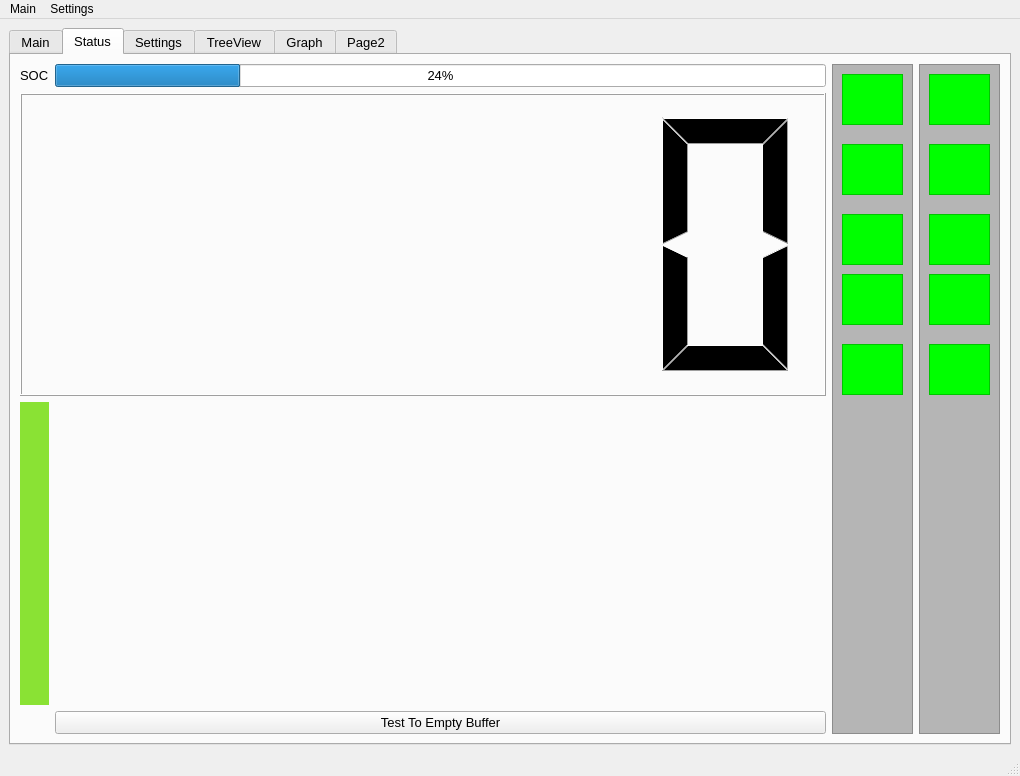
<?xml version="1.0" encoding="UTF-8"?>
<ui version="4.0">
 <class>MainWindow</class>
 <widget class="QMainWindow" name="MainWindow">
  <property name="geometry">
   <rect>
    <x>0</x>
    <y>0</y>
    <width>1020</width>
    <height>776</height>
   </rect>
  </property>
  <property name="windowTitle">
   <string>MainWindow</string>
  </property>
  <widget class="QWidget" name="centralwidget">
   <layout class="QGridLayout" name="gridLayout_2">
    <item row="1" column="0">
     <widget class="QTabWidget" name="tabWidget">
      <property name="font">
       <font>
        <pointsize>10</pointsize>
       </font>
      </property>
      <property name="currentIndex">
       <number>1</number>
      </property>
      <widget class="QWidget" name="tab">
       <attribute name="title">
        <string>Main</string>
       </attribute>
       <layout class="QGridLayout" name="gridLayout_5">
        <item row="0" column="0" colspan="2">
         <widget class="QLabel" name="batteryVoltage">
          <property name="text">
           <string>TextLabel</string>
          </property>
         </widget>
        </item>
        <item row="0" column="8" rowspan="6">
         <widget class="QLCDNumber" name="lcdPosX"/>
        </item>
        <item row="11" column="4" colspan="3">
         <widget class="QLabel" name="batteryVoltage_2">
          <property name="text">
           <string>Up_Down</string>
          </property>
         </widget>
        </item>
        <item row="8" column="3" rowspan="3" colspan="4">
         <widget class="QLCDNumber" name="lcdPos_Left"/>
        </item>
        <item row="12" column="1">
         <widget class="QDoubleSpinBox" name="stepInTurns">
          <property name="minimum">
           <double>0.100000000000000</double>
          </property>
          <property name="singleStep">
           <double>0.100000000000000</double>
          </property>
         </widget>
        </item>
        <item row="9" column="0">
         <widget class="QPushButton" name="pushButton_Left">
          <property name="text">
           <string/>
          </property>
          <property name="icon">
           <iconset>
            <normaloff>left.png</normaloff>left.png</iconset>
          </property>
         </widget>
        </item>
        <item row="2" column="2">
         <widget class="QCheckBox" name="closedLoopAxis0CheckBox">
          <property name="text">
           <string>Closed Loop Axis 0</string>
          </property>
         </widget>
        </item>
        <item row="9" column="2">
         <widget class="QPushButton" name="pushButton_Right">
          <property name="text">
           <string/>
          </property>
          <property name="icon">
           <iconset>
            <normaloff>right.png</normaloff>right.png</iconset>
          </property>
         </widget>
        </item>
        <item row="13" column="0" colspan="8">
         <widget class="QScrollBar" name="posXSlider">
          <property name="maximum">
           <number>100</number>
          </property>
          <property name="value">
           <number>50</number>
          </property>
          <property name="orientation">
           <enum>Qt::Horizontal</enum>
          </property>
         </widget>
        </item>
        <item row="2" column="3">
         <widget class="QLabel" name="errorAxis0">
          <property name="text">
           <string>Error Axis0</string>
          </property>
         </widget>
        </item>
        <item row="1" column="0">
         <widget class="QCheckBox" name="odriveConnect">
          <property name="text">
           <string>odriveConnect</string>
          </property>
         </widget>
        </item>
        <item row="10" column="1" rowspan="2">
         <widget class="QPushButton" name="pushButton_Down">
          <property name="text">
           <string/>
          </property>
          <property name="icon">
           <iconset>
            <normaloff>down.png</normaloff>down.png</iconset>
          </property>
         </widget>
        </item>
        <item row="3" column="2">
         <widget class="QCheckBox" name="closedLoopAxis1CheckBox">
          <property name="text">
           <string>Closed Loop Axis 1</string>
          </property>
         </widget>
        </item>
        <item row="0" column="2" colspan="3">
         <widget class="QPushButton" name="pushButton_Auto_Manual">
          <property name="text">
           <string>Auto</string>
          </property>
         </widget>
        </item>
        <item row="5" column="0" rowspan="3" colspan="3">
         <widget class="QLCDNumber" name="lcdPos_Up"/>
        </item>
        <item row="6" column="3" colspan="3">
         <widget class="QLabel" name="batteryVoltage_3">
          <property name="text">
           <string>Left_Right</string>
          </property>
         </widget>
        </item>
        <item row="8" column="1">
         <widget class="QPushButton" name="pushButton_Up">
          <property name="text">
           <string/>
          </property>
          <property name="icon">
           <iconset>
            <normaloff>up.png</normaloff>up.png</iconset>
          </property>
         </widget>
        </item>
        <item row="7" column="6" colspan="2">
         <widget class="QPushButton" name="pushButton_Reboot">
          <property name="text">
           <string>Reboot Odrive</string>
          </property>
          <property name="icon">
           <iconset>
            <normaloff>right.png</normaloff>right.png</iconset>
          </property>
         </widget>
        </item>
        <item row="12" column="2" colspan="2">
         <widget class="QLabel" name="batteryVoltage_4">
          <property name="text">
           <string>Step In turns</string>
          </property>
         </widget>
        </item>
        <item row="9" column="1">
         <widget class="QPushButton" name="pushButton_Home">
          <property name="text">
           <string/>
          </property>
          <property name="icon">
           <iconset>
            <normaloff>home.png</normaloff>home.png</iconset>
          </property>
         </widget>
        </item>
        <item row="3" column="3">
         <widget class="QLabel" name="errorAxis1">
          <property name="text">
           <string>Error Axis1</string>
          </property>
         </widget>
        </item>
        <item row="6" column="6" colspan="2">
         <widget class="QDialogButtonBox" name="settingsButtons">
          <property name="standardButtons">
           <set>QDialogButtonBox::Reset|QDialogButtonBox::Save</set>
          </property>
          <property name="centerButtons">
           <bool>true</bool>
          </property>
         </widget>
        </item>
       </layout>
      </widget>
      <widget class="QWidget" name="tab_2">
       <attribute name="title">
        <string>Status</string>
       </attribute>
       <layout class="QGridLayout" name="gridLayout_6">
        <item row="0" column="0">
         <widget class="QLabel" name="label">
          <property name="text">
           <string>SOC</string>
          </property>
         </widget>
        </item>
        <item row="0" column="2" rowspan="4">
         <widget class="QFrame" name="frame_big">
          <property name="minimumSize">
           <size>
            <width>81</width>
            <height>351</height>
           </size>
          </property>
          <property name="styleSheet">
           <string notr="true">background-color:rgb(181, 181, 181)</string>
          </property>
          <property name="frameShape">
           <enum>QFrame::StyledPanel</enum>
          </property>
          <property name="frameShadow">
           <enum>QFrame::Raised</enum>
          </property>
          <widget class="QFrame" name="frame_6">
           <property name="geometry">
            <rect>
             <x>10</x>
             <y>10</y>
             <width>61</width>
             <height>51</height>
            </rect>
           </property>
           <property name="autoFillBackground">
            <bool>false</bool>
           </property>
           <property name="styleSheet">
            <string notr="true">background-color:rgb(0, 255, 0)</string>
           </property>
           <property name="frameShape">
            <enum>QFrame::StyledPanel</enum>
           </property>
           <property name="frameShadow">
            <enum>QFrame::Raised</enum>
           </property>
          </widget>
          <widget class="QFrame" name="frame_7">
           <property name="geometry">
            <rect>
             <x>10</x>
             <y>80</y>
             <width>61</width>
             <height>51</height>
            </rect>
           </property>
           <property name="autoFillBackground">
            <bool>false</bool>
           </property>
           <property name="styleSheet">
            <string notr="true">background-color:rgb(0, 255, 0)</string>
           </property>
           <property name="frameShape">
            <enum>QFrame::StyledPanel</enum>
           </property>
           <property name="frameShadow">
            <enum>QFrame::Raised</enum>
           </property>
          </widget>
          <widget class="QFrame" name="frame_8">
           <property name="geometry">
            <rect>
             <x>10</x>
             <y>150</y>
             <width>61</width>
             <height>51</height>
            </rect>
           </property>
           <property name="autoFillBackground">
            <bool>false</bool>
           </property>
           <property name="styleSheet">
            <string notr="true">background-color:rgb(0, 255, 0)</string>
           </property>
           <property name="frameShape">
            <enum>QFrame::StyledPanel</enum>
           </property>
           <property name="frameShadow">
            <enum>QFrame::Raised</enum>
           </property>
          </widget>
          <widget class="QFrame" name="frame_9">
           <property name="geometry">
            <rect>
             <x>10</x>
             <y>210</y>
             <width>61</width>
             <height>51</height>
            </rect>
           </property>
           <property name="autoFillBackground">
            <bool>false</bool>
           </property>
           <property name="styleSheet">
            <string notr="true">background-color:rgb(0, 255, 0)</string>
           </property>
           <property name="frameShape">
            <enum>QFrame::StyledPanel</enum>
           </property>
           <property name="frameShadow">
            <enum>QFrame::Raised</enum>
           </property>
          </widget>
          <widget class="QFrame" name="frame_10">
           <property name="geometry">
            <rect>
             <x>10</x>
             <y>280</y>
             <width>61</width>
             <height>51</height>
            </rect>
           </property>
           <property name="autoFillBackground">
            <bool>false</bool>
           </property>
           <property name="styleSheet">
            <string notr="true">background-color:rgb(0, 255, 0)</string>
           </property>
           <property name="frameShape">
            <enum>QFrame::StyledPanel</enum>
           </property>
           <property name="frameShadow">
            <enum>QFrame::Raised</enum>
           </property>
          </widget>
         </widget>
        </item>
        <item row="3" column="1">
         <widget class="QPushButton" name="pushButton_BufferEmptied">
          <property name="text">
           <string>Test To Empty Buffer</string>
          </property>
         </widget>
        </item>
        <item row="0" column="3" rowspan="4">
         <widget class="QFrame" name="frame_big_2">
          <property name="minimumSize">
           <size>
            <width>81</width>
            <height>351</height>
           </size>
          </property>
          <property name="styleSheet">
           <string notr="true">background-color:rgb(181, 181, 181)</string>
          </property>
          <property name="frameShape">
           <enum>QFrame::StyledPanel</enum>
          </property>
          <property name="frameShadow">
           <enum>QFrame::Raised</enum>
          </property>
          <widget class="QFrame" name="frame_16">
           <property name="geometry">
            <rect>
             <x>10</x>
             <y>10</y>
             <width>61</width>
             <height>51</height>
            </rect>
           </property>
           <property name="autoFillBackground">
            <bool>false</bool>
           </property>
           <property name="styleSheet">
            <string notr="true">background-color:rgb(0, 255, 0)</string>
           </property>
           <property name="frameShape">
            <enum>QFrame::StyledPanel</enum>
           </property>
           <property name="frameShadow">
            <enum>QFrame::Raised</enum>
           </property>
          </widget>
          <widget class="QFrame" name="frame_17">
           <property name="geometry">
            <rect>
             <x>10</x>
             <y>80</y>
             <width>61</width>
             <height>51</height>
            </rect>
           </property>
           <property name="autoFillBackground">
            <bool>false</bool>
           </property>
           <property name="styleSheet">
            <string notr="true">background-color:rgb(0, 255, 0)</string>
           </property>
           <property name="frameShape">
            <enum>QFrame::StyledPanel</enum>
           </property>
           <property name="frameShadow">
            <enum>QFrame::Raised</enum>
           </property>
          </widget>
          <widget class="QFrame" name="frame_18">
           <property name="geometry">
            <rect>
             <x>10</x>
             <y>150</y>
             <width>61</width>
             <height>51</height>
            </rect>
           </property>
           <property name="autoFillBackground">
            <bool>false</bool>
           </property>
           <property name="styleSheet">
            <string notr="true">background-color:rgb(0, 255, 0)</string>
           </property>
           <property name="frameShape">
            <enum>QFrame::StyledPanel</enum>
           </property>
           <property name="frameShadow">
            <enum>QFrame::Raised</enum>
           </property>
          </widget>
          <widget class="QFrame" name="frame_19">
           <property name="geometry">
            <rect>
             <x>10</x>
             <y>210</y>
             <width>61</width>
             <height>51</height>
            </rect>
           </property>
           <property name="autoFillBackground">
            <bool>false</bool>
           </property>
           <property name="styleSheet">
            <string notr="true">background-color:rgb(0, 255, 0)</string>
           </property>
           <property name="frameShape">
            <enum>QFrame::StyledPanel</enum>
           </property>
           <property name="frameShadow">
            <enum>QFrame::Raised</enum>
           </property>
          </widget>
          <widget class="QFrame" name="frame_20">
           <property name="geometry">
            <rect>
             <x>10</x>
             <y>280</y>
             <width>61</width>
             <height>51</height>
            </rect>
           </property>
           <property name="autoFillBackground">
            <bool>false</bool>
           </property>
           <property name="styleSheet">
            <string notr="true">background-color:rgb(0, 255, 0)</string>
           </property>
           <property name="frameShape">
            <enum>QFrame::StyledPanel</enum>
           </property>
           <property name="frameShadow">
            <enum>QFrame::Raised</enum>
           </property>
          </widget>
         </widget>
        </item>
        <item row="2" column="0">
         <widget class="QFrame" name="frame">
          <property name="styleSheet">
           <string notr="true">border-radius: 15px;background-color:rgb(138, 226, 52);

</string>
          </property>
          <property name="frameShape">
           <enum>QFrame::StyledPanel</enum>
          </property>
          <property name="frameShadow">
           <enum>QFrame::Raised</enum>
          </property>
         </widget>
        </item>
        <item row="0" column="1">
         <widget class="QProgressBar" name="batteryChargeLevel">
          <property name="value">
           <number>24</number>
          </property>
         </widget>
        </item>
        <item row="1" column="0" colspan="2">
         <widget class="QLCDNumber" name="lcdNumber"/>
        </item>
       </layout>
      </widget>
      <widget class="QWidget" name="tab_3">
       <attribute name="title">
        <string>Settings</string>
       </attribute>
       <widget class="QProgressBar" name="progressBar">
        <property name="geometry">
         <rect>
          <x>540</x>
          <y>200</y>
          <width>95</width>
          <height>25</height>
         </rect>
        </property>
        <property name="value">
         <number>24</number>
        </property>
       </widget>
       <widget class="QSlider" name="velocityLimitX">
        <property name="geometry">
         <rect>
          <x>680</x>
          <y>200</y>
          <width>30</width>
          <height>151</height>
         </rect>
        </property>
        <property name="minimum">
         <number>1</number>
        </property>
        <property name="maximum">
         <number>25</number>
        </property>
        <property name="orientation">
         <enum>Qt::Vertical</enum>
        </property>
       </widget>
       <widget class="QLCDNumber" name="lcd_velX">
        <property name="geometry">
         <rect>
          <x>590</x>
          <y>130</y>
          <width>121</width>
          <height>51</height>
         </rect>
        </property>
       </widget>
       <widget class="QPushButton" name="pushButton">
        <property name="geometry">
         <rect>
          <x>520</x>
          <y>240</y>
          <width>141</width>
          <height>25</height>
         </rect>
        </property>
        <property name="text">
         <string>PushButton</string>
        </property>
       </widget>
       <widget class="QDialogButtonBox" name="settingsButtons_setings">
        <property name="geometry">
         <rect>
          <x>120</x>
          <y>140</y>
          <width>192</width>
          <height>46</height>
         </rect>
        </property>
        <property name="standardButtons">
         <set>QDialogButtonBox::Reset|QDialogButtonBox::Save</set>
        </property>
        <property name="centerButtons">
         <bool>true</bool>
        </property>
       </widget>
       <widget class="QPushButton" name="pushButton_CalibrateAxis0">
        <property name="geometry">
         <rect>
          <x>68</x>
          <y>240</y>
          <width>101</width>
          <height>25</height>
         </rect>
        </property>
        <property name="text">
         <string>Calibrate Axis0</string>
        </property>
       </widget>
       <widget class="QPushButton" name="pushButton_CalibrateAxis1">
        <property name="geometry">
         <rect>
          <x>190</x>
          <y>240</y>
          <width>101</width>
          <height>25</height>
         </rect>
        </property>
        <property name="text">
         <string>Calibrate Axis1</string>
        </property>
       </widget>
       <widget class="QLCDNumber" name="lcd_checkParameter">
        <property name="geometry">
         <rect>
          <x>60</x>
          <y>330</y>
          <width>221</width>
          <height>101</height>
         </rect>
        </property>
       </widget>
       <widget class="QComboBox" name="comboBox_CheckParameter">
        <property name="geometry">
         <rect>
          <x>80</x>
          <y>450</y>
          <width>86</width>
          <height>25</height>
         </rect>
        </property>
        <item>
         <property name="text">
          <string>New Item</string>
         </property>
        </item>
        <item>
         <property name="text">
          <string>Check velocity limit Axis1</string>
         </property>
        </item>
        <item>
         <property name="text">
          <string>Check current limit Axis0</string>
         </property>
        </item>
        <item>
         <property name="text">
          <string>Check velocity limit Axis0</string>
         </property>
        </item>
       </widget>
       <widget class="QPushButton" name="pushButton_calibrateEncodeOffsetAxis0">
        <property name="geometry">
         <rect>
          <x>38</x>
          <y>280</y>
          <width>121</width>
          <height>25</height>
         </rect>
        </property>
        <property name="text">
         <string>Encoder Cal A0</string>
        </property>
       </widget>
       <widget class="QPushButton" name="pushButton_calibrateEncodeOffsetAxis1">
        <property name="geometry">
         <rect>
          <x>190</x>
          <y>280</y>
          <width>121</width>
          <height>25</height>
         </rect>
        </property>
        <property name="text">
         <string>Encoder Cal A1</string>
        </property>
       </widget>
       <widget class="QSlider" name="velocityLimitY">
        <property name="geometry">
         <rect>
          <x>750</x>
          <y>200</y>
          <width>30</width>
          <height>151</height>
         </rect>
        </property>
        <property name="minimum">
         <number>1</number>
        </property>
        <property name="maximum">
         <number>25</number>
        </property>
        <property name="orientation">
         <enum>Qt::Vertical</enum>
        </property>
       </widget>
       <widget class="QLCDNumber" name="lcd_velY">
        <property name="geometry">
         <rect>
          <x>740</x>
          <y>130</y>
          <width>121</width>
          <height>51</height>
         </rect>
        </property>
       </widget>
       <widget class="QLabel" name="label_6">
        <property name="geometry">
         <rect>
          <x>660</x>
          <y>370</y>
          <width>67</width>
          <height>17</height>
         </rect>
        </property>
        <property name="text">
         <string>Axis1</string>
        </property>
       </widget>
       <widget class="QLabel" name="label_7">
        <property name="geometry">
         <rect>
          <x>750</x>
          <y>370</y>
          <width>67</width>
          <height>17</height>
         </rect>
        </property>
        <property name="text">
         <string>Axis0</string>
        </property>
       </widget>
      </widget>
      <widget class="QWidget" name="tab_4">
       <attribute name="title">
        <string>TreeView</string>
       </attribute>
       <layout class="QGridLayout" name="gridLayout">
        <item row="0" column="0" colspan="4">
         <widget class="TreeHive" name="treeWidget" native="true"/>
        </item>
        <item row="1" column="0">
         <widget class="QLabel" name="label_2">
          <property name="text">
           <string>Row:</string>
          </property>
         </widget>
        </item>
        <item row="1" column="1">
         <widget class="QComboBox" name="comboBox_TreeRow">
          <property name="editable">
           <bool>false</bool>
          </property>
          <property name="currentText">
           <string>1</string>
          </property>
          <item>
           <property name="text">
            <string>1</string>
           </property>
          </item>
          <item>
           <property name="text">
            <string>2</string>
           </property>
          </item>
          <item>
           <property name="text">
            <string>3</string>
           </property>
          </item>
          <item>
           <property name="text">
            <string>4</string>
           </property>
          </item>
          <item>
           <property name="text">
            <string>5</string>
           </property>
          </item>
          <item>
           <property name="text">
            <string>6</string>
           </property>
          </item>
          <item>
           <property name="text">
            <string>7</string>
           </property>
          </item>
          <item>
           <property name="text">
            <string>8</string>
           </property>
          </item>
          <item>
           <property name="text">
            <string>9</string>
           </property>
          </item>
          <item>
           <property name="text">
            <string>10</string>
           </property>
          </item>
          <item>
           <property name="text">
            <string>11</string>
           </property>
          </item>
          <item>
           <property name="text">
            <string>12</string>
           </property>
          </item>
          <item>
           <property name="text">
            <string>13</string>
           </property>
          </item>
          <item>
           <property name="text">
            <string>14</string>
           </property>
          </item>
          <item>
           <property name="text">
            <string>15</string>
           </property>
          </item>
          <item>
           <property name="text">
            <string>16</string>
           </property>
          </item>
          <item>
           <property name="text">
            <string>17</string>
           </property>
          </item>
          <item>
           <property name="text">
            <string>18</string>
           </property>
          </item>
          <item>
           <property name="text">
            <string>19</string>
           </property>
          </item>
          <item>
           <property name="text">
            <string>20</string>
           </property>
          </item>
          <item>
           <property name="text">
            <string>21</string>
           </property>
          </item>
          <item>
           <property name="text">
            <string>22</string>
           </property>
          </item>
          <item>
           <property name="text">
            <string>23</string>
           </property>
          </item>
          <item>
           <property name="text">
            <string>24</string>
           </property>
          </item>
          <item>
           <property name="text">
            <string>25</string>
           </property>
          </item>
          <item>
           <property name="text">
            <string>26</string>
           </property>
          </item>
          <item>
           <property name="text">
            <string>27</string>
           </property>
          </item>
          <item>
           <property name="text">
            <string>28</string>
           </property>
          </item>
          <item>
           <property name="text">
            <string>29</string>
           </property>
          </item>
          <item>
           <property name="text">
            <string>30</string>
           </property>
          </item>
          <item>
           <property name="text">
            <string>31</string>
           </property>
          </item>
          <item>
           <property name="text">
            <string>32</string>
           </property>
          </item>
          <item>
           <property name="text">
            <string>33</string>
           </property>
          </item>
          <item>
           <property name="text">
            <string>34</string>
           </property>
          </item>
          <item>
           <property name="text">
            <string>35</string>
           </property>
          </item>
         </widget>
        </item>
        <item row="1" column="2" rowspan="2">
         <widget class="QPushButton" name="pushButton_GoToPosition">
          <property name="text">
           <string>Go To Position</string>
          </property>
         </widget>
        </item>
        <item row="1" column="3" rowspan="2">
         <widget class="QProgressBar" name="progressBar_treeCollecting">
          <property name="value">
           <number>24</number>
          </property>
         </widget>
        </item>
        <item row="2" column="0">
         <widget class="QLabel" name="label_3">
          <property name="text">
           <string>Gripper Position: </string>
          </property>
         </widget>
        </item>
        <item row="2" column="1">
         <widget class="QComboBox" name="comboBox_TreePos">
          <item>
           <property name="text">
            <string>1</string>
           </property>
          </item>
          <item>
           <property name="text">
            <string>2</string>
           </property>
          </item>
          <item>
           <property name="text">
            <string>3</string>
           </property>
          </item>
          <item>
           <property name="text">
            <string>4</string>
           </property>
          </item>
         </widget>
        </item>
       </layout>
      </widget>
      <widget class="QWidget" name="tab_6">
       <attribute name="title">
        <string>Graph</string>
       </attribute>
       <layout class="QGridLayout" name="gridLayout_4">
        <item row="7" column="1">
         <widget class="QCheckBox" name="checkBox_axis1Setpoint">
          <property name="text">
           <string>Setpoint</string>
          </property>
         </widget>
        </item>
        <item row="5" column="0" alignment="Qt::AlignBottom">
         <widget class="QLabel" name="label_4">
          <property name="text">
           <string>Axis 0</string>
          </property>
         </widget>
        </item>
        <item row="6" column="4" rowspan="2">
         <widget class="QToolButton" name="toolButton">
          <property name="text">
           <string>...</string>
          </property>
         </widget>
        </item>
        <item row="5" column="5">
         <widget class="QDoubleSpinBox" name="gainVelController">
          <property name="minimum">
           <double>0.000000000000000</double>
          </property>
          <property name="singleStep">
           <double>0.010000000000000</double>
          </property>
         </widget>
        </item>
        <item row="6" column="0">
         <widget class="QCheckBox" name="checkBox_axis0Estimated">
          <property name="text">
           <string>Estimated</string>
          </property>
         </widget>
        </item>
        <item row="5" column="1" alignment="Qt::AlignBottom">
         <widget class="QLabel" name="label_5">
          <property name="text">
           <string>Axis 1</string>
          </property>
         </widget>
        </item>
        <item row="6" column="2" rowspan="2">
         <widget class="QPushButton" name="pushButton_clearPlot">
          <property name="text">
           <string>Clear plot</string>
          </property>
         </widget>
        </item>
        <item row="6" column="3">
         <widget class="QLabel" name="label_testChecking">
          <property name="text">
           <string>TextLabel</string>
          </property>
         </widget>
        </item>
        <item row="3" column="0" colspan="4">
         <widget class="PlotWidget" name="graphWidget_2" native="true">
          <property name="enabled">
           <bool>true</bool>
          </property>
         </widget>
        </item>
        <item row="6" column="5" rowspan="2">
         <widget class="QComboBox" name="comboBox">
          <item>
           <property name="text">
            <string>New Item</string>
           </property>
          </item>
          <item>
           <property name="text">
            <string>New Item</string>
           </property>
          </item>
          <item>
           <property name="text">
            <string>New Item</string>
           </property>
          </item>
          <item>
           <property name="text">
            <string>New Item</string>
           </property>
          </item>
         </widget>
        </item>
        <item row="7" column="0">
         <widget class="QCheckBox" name="checkBox_axis0Setpoint">
          <property name="text">
           <string>Setpoint</string>
          </property>
         </widget>
        </item>
        <item row="6" column="1">
         <widget class="QCheckBox" name="checkBox_axis1Estimated">
          <property name="text">
           <string>Estimated</string>
          </property>
         </widget>
        </item>
        <item row="0" column="0" colspan="4">
         <widget class="PlotWidget" name="graphWidget" native="true">
          <property name="enabled">
           <bool>true</bool>
          </property>
         </widget>
        </item>
        <item row="4" column="5">
         <widget class="QDoubleSpinBox" name="gainPosController">
          <property name="value">
           <double>20.000000000000000</double>
          </property>
         </widget>
        </item>
       </layout>
      </widget>
      <widget class="QWidget" name="tab_7">
       <attribute name="title">
        <string>Page2</string>
       </attribute>
       <layout class="QGridLayout" name="gridLayout_3">
        <item row="0" column="0">
         <widget class="QWidget" name="webWidget" native="true"/>
        </item>
       </layout>
      </widget>
     </widget>
    </item>
   </layout>
  </widget>
  <widget class="QMenuBar" name="menubar">
   <property name="geometry">
    <rect>
     <x>0</x>
     <y>0</y>
     <width>1020</width>
     <height>21</height>
    </rect>
   </property>
   <widget class="QMenu" name="menuMain">
    <property name="title">
     <string>Main</string>
    </property>
   </widget>
   <widget class="QMenu" name="menuSettings">
    <property name="title">
     <string>Settings</string>
    </property>
   </widget>
   <addaction name="menuMain"/>
   <addaction name="menuSettings"/>
  </widget>
  <widget class="QStatusBar" name="statusbar"/>
 </widget>
 <customwidgets>
  <customwidget>
   <class>PlotWidget</class>
   <extends>QWidget</extends>
   <header>pyqtgraph</header>
   <container>1</container>
  </customwidget>
  <customwidget>
   <class>TreeHive</class>
   <extends>QWidget</extends>
   <header>TreeHive</header>
   <container>1</container>
  </customwidget>
 </customwidgets>
 <resources/>
 <connections/>
</ui>
